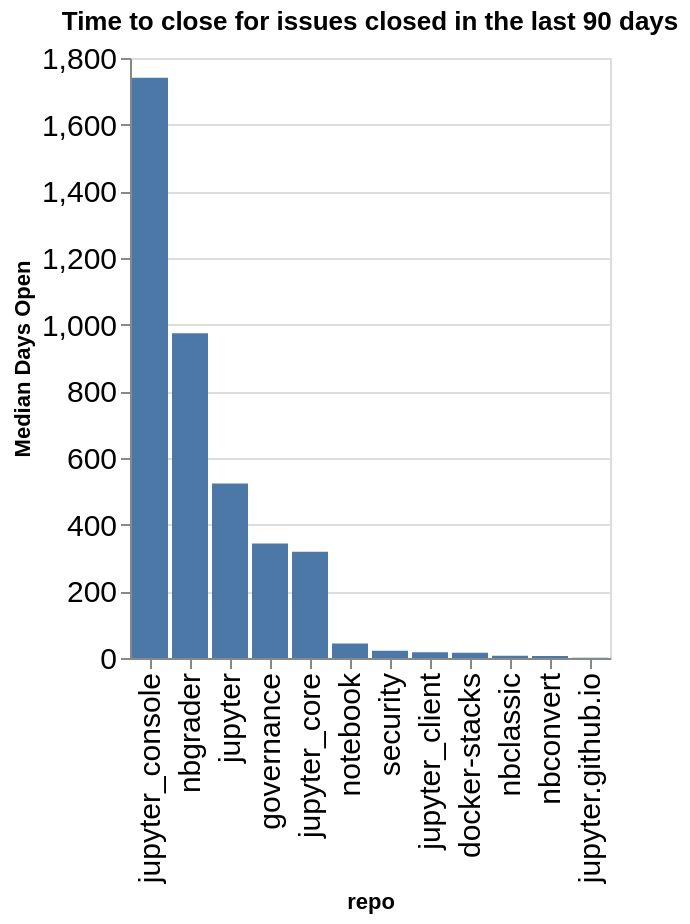

The cell this chart's notebook holds for it:
### Code cell
time_open = closed.groupby(['org', 'repo']).agg({'time_open': 'median'}).reset_index()
time_open['time_open'] = time_open['time_open'] / (60 * 60 * 24)
time_open['org/repo'] = time_open.apply(lambda a: a['org'] + '/' + a['repo'], axis=1)
sorted_vals = time_open.sort_values(['org', 'time_open'], ascending=False)['repo'].values
alt.Chart(data=time_open, title=f"Time to close for issues closed in the last {n_days} days").mark_bar().encode(
    x=alt.X('repo', sort=alt.Sort(sorted_vals.tolist())),
    y=alt.Y('time_open', title="Median Days Open"),
)

### Figure 1 — Vega-Lite specification as saved in the notebook (floating-point values rounded to 4 significant figures)
{"config": {"axisLeft": {"labelFontSize": 15}, "axisBottom": {"labelFontSize": 15}}, "data": {"name": "data-cb270b2ed41968d9b8d9d421f172d9f6"}, "mark": {"type": "bar"}, "encoding": {"x": {"field": "repo", "sort": ["jupyter_console", "nbgrader", "jupyter", "governance", "jupyter_core", "notebook", "security", "jupyter_client", "docker-stacks", "nbclassic", "nbconvert", "jupyter.github.io"], "type": "nominal"}, "y": {"field": "time_open", "title": "Median Days Open", "type": "quantitative"}}, "title": "Time to close for issues closed in the last 90 days", "$schema": "https://vega.github.io/schema/vega-lite/v5.20.1.json", "datasets": {"data-cb270b2ed41968d9b8d9d421f172d9f6": [{"org": "jupyter", "repo": "docker-stacks", "time_open": 15.96, "org/repo": "jupyter/docker-stacks"}, {"org": "jupyter", "repo": "governance", "time_open": 343.6, "org/repo": "jupyter/governance"}, {"org": "jupyter", "repo": "jupyter", "time_open": 523.9, "org/repo": "jupyter/jupyter"}, {"org": "jupyter", "repo": "jupyter.github.io", "time_open": 0.9404, "org/repo": "jupyter/jupyter.github.io"}, {"org": "jupyter", "repo": "jupyter_client", "time_open": 17.07, "org/repo": "jupyter/jupyter_client"}, {"org": "jupyter", "repo": "jupyter_console", "time_open": 1741.0, "org/repo": "jupyter/jupyter_console"}, {"org": "jupyter", "repo": "jupyter_core", "time_open": 319.1, "org/repo": "jupyter/jupyter_core"}, {"org": "jupyter", "repo": "nbclassic", "time_open": 7.074, "org/repo": "jupyter/nbclassic"}, {"org": "jupyter", "repo": "nbconvert", "time_open": 5.779, "org/repo": "jupyter/nbconvert"}, {"org": "jupyter", "repo": "nbgrader", "time_open": 974.5, "org/repo": "jupyter/nbgrader"}, {"org": "jupyter", "repo": "notebook", "time_open": 43.85, "org/repo": "jupyter/notebook"}, {"org": "jupyter", "repo": "security", "time_open": 21.87, "org/repo": "jupyter/security"}]}}
